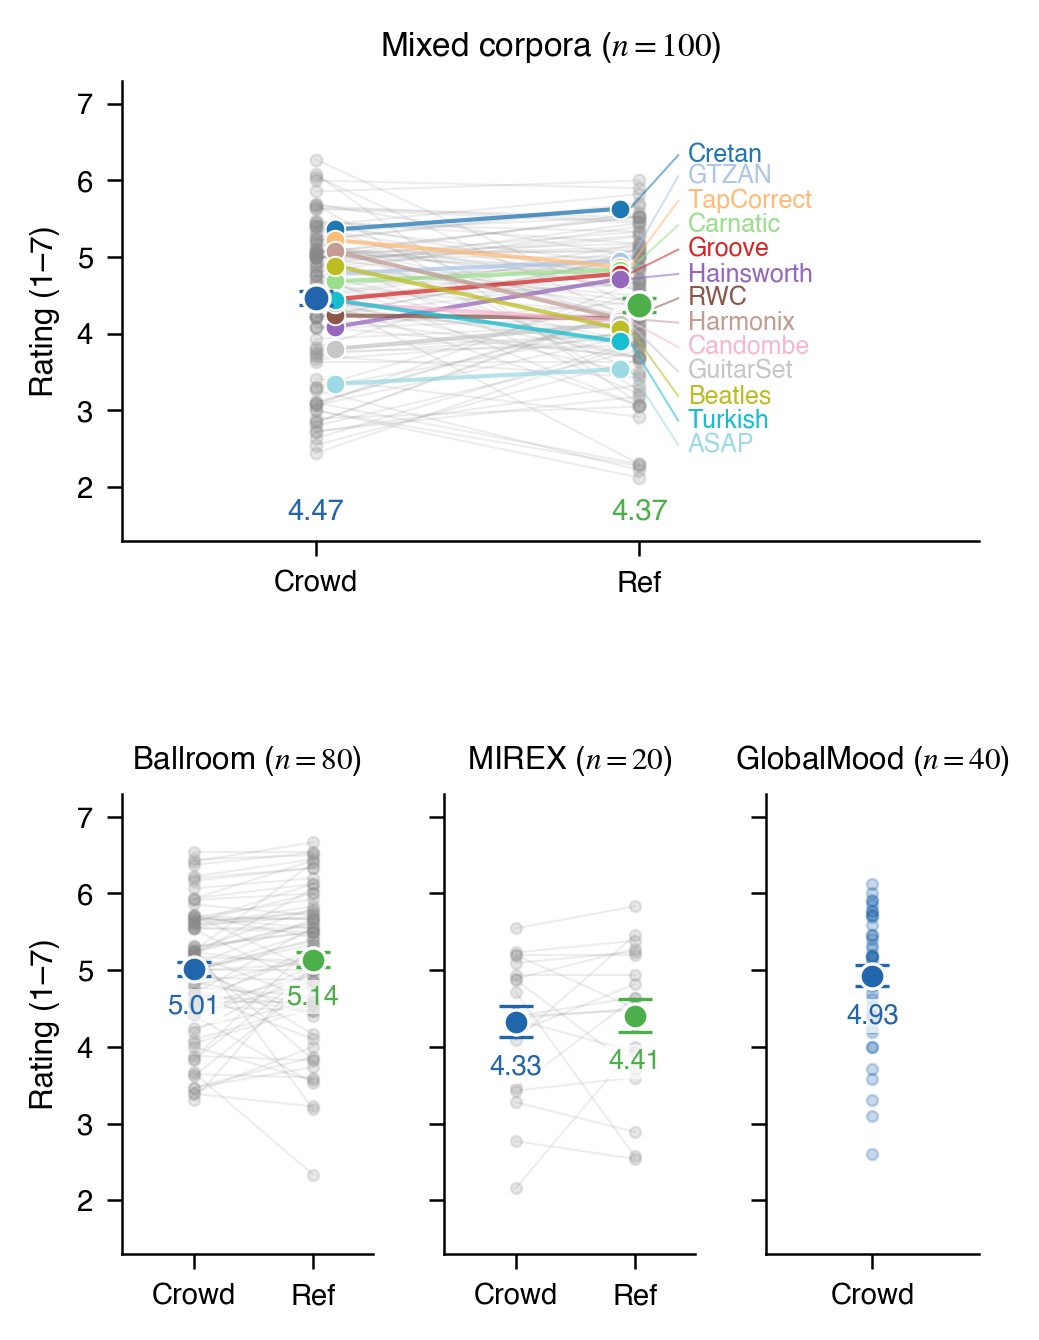

Write Python code to recreate this figure.
#!/usr/bin/env python3
"""
Supplementary figure — per-stem perceptual validation across corpus groups.

Reads the included per-stem metrics CSV (``data/per_stem_metrics.csv``)
so the figure can be regenerated without raw trial-level data.
Each panel shows per-stem mean Crowd vs Reference ratings for one
corpus group, with grouped means and SE error bars.  The mixed-corpora
panel also overlays per-source corpus means so the heterogeneous mix
is legible.

Usage:
    python figures/validation_comparison.py [--wide]
"""
import argparse
import sys
from pathlib import Path

import numpy as np
import pandas as pd
import matplotlib.pyplot as plt

sys.path.insert(0, str(Path(__file__).parent))
from fig_utils import apply_style, PER_STEM_CSV, MIXED_CORPUS_LABELS

OUT = Path(__file__).parent / "validation_comparison.pdf"

CORPUS_ORDER = ["ballroom", "benchmark100", "mirex", "globalmood40"]
CORPUS_TITLES = {
    "ballroom":     "Ballroom",
    "benchmark100": "Mixed corpora",
    "mirex":        "MIREX",
    "globalmood40": "GlobalMood",
}
HAS_REF = {
    "ballroom":     True,
    "benchmark100": True,
    "mirex":        True,
    "globalmood40": False,
}
CROWD_COLOR = "#2166AC"
REF_COLOR = "#4DAF4A"


def load_data():
    df = pd.read_csv(PER_STEM_CSV).rename(columns={"_stem": "stem"})
    df["crowd"] = pd.to_numeric(df["crowd_rating"], errors="coerce")
    df["ref"] = pd.to_numeric(df["ref_rating"], errors="coerce")
    return df


def _draw_paired_panel(
    ax, sub, has_ref, corpus_group, *,
    mean_marker_size=8, scatter_size=10,
    mean_label_fontsize=7, title_fontsize=9,
    per_corpus_label_fontsize=6.5, per_corpus_min_sep=0.20,
    label_x=1.18, leader_x_start=0.97,
    show_per_corpus_labels=True,
):
    """One Crowd-vs-Reference paired panel for a corpus group."""
    crowd_means = sub["crowd"].dropna()
    n = len(crowd_means)

    if has_ref:
        paired = sub.dropna(subset=["crowd", "ref"]).copy()
        c = paired["crowd"].values
        g = paired["ref"].values

        for ci, gi in zip(c, g):
            ax.plot([0, 1], [ci, gi], color="#888888", alpha=0.15,
                    linewidth=0.5, zorder=1)
            ax.scatter([0, 1], [ci, gi], s=scatter_size, alpha=0.2,
                       color="#888888", zorder=2)

        if corpus_group == "benchmark100" and show_per_corpus_labels:
            _plot_mixed_corpus_means(
                ax, sub,
                label_fontsize=per_corpus_label_fontsize,
                min_sep=per_corpus_min_sep,
                label_x=label_x,
                leader_x_start=leader_x_start,
            )

        for i, (vals, color) in enumerate([(c, CROWD_COLOR), (g, REF_COLOR)]):
            m = vals.mean()
            se = vals.std(ddof=1) / np.sqrt(len(vals))
            ax.errorbar(
                i, m, yerr=se, fmt="o", color=color,
                markersize=mean_marker_size, capsize=4, capthick=1.5,
                linewidth=1.5, zorder=10,
                markeredgecolor="white", markeredgewidth=0.8,
            )
            if corpus_group == "benchmark100" and show_per_corpus_labels:
                ax.text(i, 1.5, f"{m:.2f}", ha="center", va="bottom",
                        fontsize=mean_label_fontsize, fontweight="bold",
                        color=color, zorder=11)
            else:
                ax.text(i, m - se - 0.22, f"{m:.2f}", ha="center", va="top",
                        fontsize=mean_label_fontsize, fontweight="bold",
                        color=color, zorder=11,
                        bbox=dict(facecolor="white", edgecolor="none",
                                  alpha=0.7, pad=1))

        ax.set_xticks([0, 1])
        ax.set_xticklabels(["Crowd", "Ref"])
        ax.set_xlim(
            -0.6,
            2.05 if (corpus_group == "benchmark100" and
                     show_per_corpus_labels) else 1.5,
        )
    else:
        vals = crowd_means.values
        m = vals.mean()
        se = vals.std(ddof=1) / np.sqrt(len(vals))
        ax.errorbar(0, m, yerr=se, fmt="o", color=CROWD_COLOR,
                    markersize=mean_marker_size, capsize=4, capthick=1.5,
                    linewidth=1.5, zorder=10,
                    markeredgecolor="white", markeredgewidth=0.8)
        ax.scatter([0] * len(vals), vals, s=scatter_size, alpha=0.25,
                   color=CROWD_COLOR, zorder=2)
        ax.text(0, m - se - 0.22, f"{m:.2f}", ha="center", va="top",
                fontsize=mean_label_fontsize, fontweight="bold",
                color=CROWD_COLOR, zorder=11,
                bbox=dict(facecolor="white", edgecolor="none",
                          alpha=0.7, pad=1))
        ax.set_xticks([0])
        ax.set_xticklabels(["Crowd"])
        ax.set_xlim(-0.7, 0.7)

    ax.set_title(f"{CORPUS_TITLES[corpus_group]} ($n={n}$)",
                 fontweight="bold", fontsize=title_fontsize)


def _plot_mixed_corpus_means(
    ax, sub, *,
    label_fontsize=6.5, min_sep=0.20,
    label_x=1.18, leader_x_start=0.97,
):
    """Overlay per-source corpus means on the mixed-corpora paired panel."""
    means = (
        sub.dropna(subset=["crowd", "ref"])
        .groupby("corpus")[["crowd", "ref"]]
        .mean()
        .dropna()
        .sort_values("ref", ascending=False)
    )
    n = len(means)
    if n == 0:
        return
    colors = plt.cm.tab20(np.linspace(0, 1, n))

    for (corpus_name, row), color in zip(means.iterrows(), colors):
        y = [row["crowd"], row["ref"]]
        ax.plot([0.06, 0.94], y, color=color, alpha=0.75,
                linewidth=1.0, zorder=6)
        ax.scatter([0.06, 0.94], y, s=22, color=color, edgecolors="white",
                   linewidths=0.45, zorder=7)

    target_y = means["ref"].values.astype(float)
    label_y = target_y.copy()

    y_min, y_max = ax.get_ylim() if ax.get_ylim()[1] > 2 else (1.3, 7.3)
    for _ in range(80):
        moved = False
        for i in range(len(label_y) - 1):
            gap = label_y[i] - label_y[i + 1]
            if gap < min_sep:
                shift = (min_sep - gap) / 2
                label_y[i] += shift
                label_y[i + 1] -= shift
                moved = True
        if not moved:
            break
    label_y = np.clip(label_y, y_min + 0.1, y_max - 0.15)

    leader_x_end = label_x - 0.03
    for (corpus_name, _row), color, ty, ly in zip(
        means.iterrows(), colors, target_y, label_y,
    ):
        ax.plot([leader_x_start, leader_x_end], [ty, ly],
                color=color, alpha=0.55, linewidth=0.5, zorder=5,
                clip_on=False)
        label = MIXED_CORPUS_LABELS.get(corpus_name, corpus_name)
        ax.text(label_x, ly, label, fontsize=label_fontsize, va="center",
                ha="left", color=color, zorder=8, clip_on=False,
                fontweight="medium")


def _plot_wide(df, out_path):
    fig, axes = plt.subplots(
        1, 4, figsize=(9.6, 3.6), sharey=True,
        gridspec_kw={"width_ratios": [1.3, 3.4, 1.1, 1.0]},
    )
    for ax, cg in zip(axes, CORPUS_ORDER):
        sub = df[df["corpus_group"] == cg]
        _draw_paired_panel(ax, sub, HAS_REF[cg], cg)
    axes[0].set_ylabel("Perceptual rating (1\u20137)")
    axes[0].set_ylim(1.3, 7.3)
    plt.tight_layout()
    plt.savefig(out_path, bbox_inches="tight")
    plt.savefig(out_path.with_suffix(".png"), bbox_inches="tight")
    print(f"Saved \u2192 {out_path}")
    plt.close()


def _plot_singlecol(df, out_path):
    fig = plt.figure(figsize=(3.4, 4.6))
    gs = fig.add_gridspec(
        2, 3,
        height_ratios=[1.0, 1.0],
        width_ratios=[1.0, 1.0, 0.85],
        hspace=0.55, wspace=0.30,
        left=0.13, right=0.97, top=0.95, bottom=0.10,
    )

    ax_top = fig.add_subplot(gs[0, :])
    sub = df[df["corpus_group"] == "benchmark100"]
    _draw_paired_panel(
        ax_top, sub, HAS_REF["benchmark100"], "benchmark100",
        mean_marker_size=6.5, scatter_size=8,
        mean_label_fontsize=7, title_fontsize=8,
        per_corpus_label_fontsize=6, per_corpus_min_sep=0.32,
        label_x=1.15, leader_x_start=0.97,
    )
    ax_top.set_ylabel("Rating (1\u20137)", fontsize=7.5)
    ax_top.set_ylim(1.3, 7.3)
    ax_top.tick_params(axis="both", labelsize=7)

    bottom_corpora = ["ballroom", "mirex", "globalmood40"]
    bottom_axes = [fig.add_subplot(gs[1, i]) for i in range(3)]
    for ax, cg in zip(bottom_axes, bottom_corpora):
        sub = df[df["corpus_group"] == cg]
        _draw_paired_panel(
            ax, sub, HAS_REF[cg], cg,
            mean_marker_size=6, scatter_size=7,
            mean_label_fontsize=6.5, title_fontsize=7.5,
            show_per_corpus_labels=False,
        )
        ax.tick_params(axis="both", labelsize=7)

    bottom_axes[0].set_ylabel("Rating (1\u20137)", fontsize=7.5)
    for ax in bottom_axes:
        ax.set_ylim(1.3, 7.3)
    for ax in bottom_axes[1:]:
        ax.set_yticklabels([])

    plt.savefig(out_path, bbox_inches="tight")
    plt.savefig(out_path.with_suffix(".png"), bbox_inches="tight")
    print(f"Saved \u2192 {out_path}")
    plt.close()


def main():
    parser = argparse.ArgumentParser()
    parser.add_argument(
        "--wide", action="store_true",
        help="Regenerate full-width 1\u00d74 layout (default: single column).",
    )
    args = parser.parse_args()

    apply_style()
    df = load_data()
    if args.wide:
        _plot_wide(df, OUT)
    else:
        _plot_singlecol(df, OUT)


if __name__ == "__main__":
    main()
